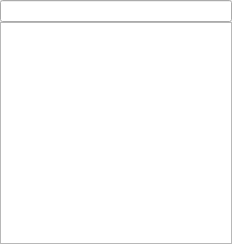
<?xml version="1.0" encoding="UTF-8"?>
<ui version="4.0">
 <class>VogisSucheDockWidgetBase</class>
 <widget class="QDockWidget" name="VogisSucheDockWidgetBase">
  <property name="geometry">
   <rect>
    <x>0</x>
    <y>0</y>
    <width>232</width>
    <height>244</height>
   </rect>
  </property>
  <property name="windowTitle">
   <string>VoGIS-Suche</string>
  </property>
  <widget class="QWidget" name="dockWidgetContents">
   <property name="enabled">
    <bool>true</bool>
   </property>
   <property name="sizePolicy">
    <sizepolicy hsizetype="Preferred" vsizetype="Preferred">
     <horstretch>0</horstretch>
     <verstretch>0</verstretch>
    </sizepolicy>
   </property>
   <layout class="QGridLayout" name="gridLayout">
    <property name="horizontalSpacing">
     <number>6</number>
    </property>
    <property name="verticalSpacing">
     <number>0</number>
    </property>
    <property name="margin">
     <number>0</number>
    </property>
    <item row="3" column="0">
     <widget class="QTableWidget" name="ergebnisTw">
      <property name="frameShape">
       <enum>QFrame::StyledPanel</enum>
      </property>
      <property name="lineWidth">
       <number>1</number>
      </property>
      <property name="editTriggers">
       <set>QAbstractItemView::NoEditTriggers</set>
      </property>
      <property name="selectionBehavior">
       <enum>QAbstractItemView::SelectRows</enum>
      </property>
      <property name="sortingEnabled">
       <bool>true</bool>
      </property>
      <property name="columnCount">
       <number>0</number>
      </property>
      <attribute name="horizontalHeaderVisible">
       <bool>true</bool>
      </attribute>
      <attribute name="horizontalHeaderDefaultSectionSize">
       <number>75</number>
      </attribute>
      <attribute name="horizontalHeaderStretchLastSection">
       <bool>true</bool>
      </attribute>
      <attribute name="verticalHeaderVisible">
       <bool>false</bool>
      </attribute>
      <attribute name="verticalHeaderDefaultSectionSize">
       <number>20</number>
      </attribute>
     </widget>
    </item>
    <item row="2" column="0">
     <widget class="QLineEdit" name="sucheLe"/>
    </item>
   </layout>
  </widget>
 </widget>
 <tabstops>
  <tabstop>sucheLe</tabstop>
  <tabstop>ergebnisTw</tabstop>
 </tabstops>
 <resources/>
 <connections/>
</ui>
